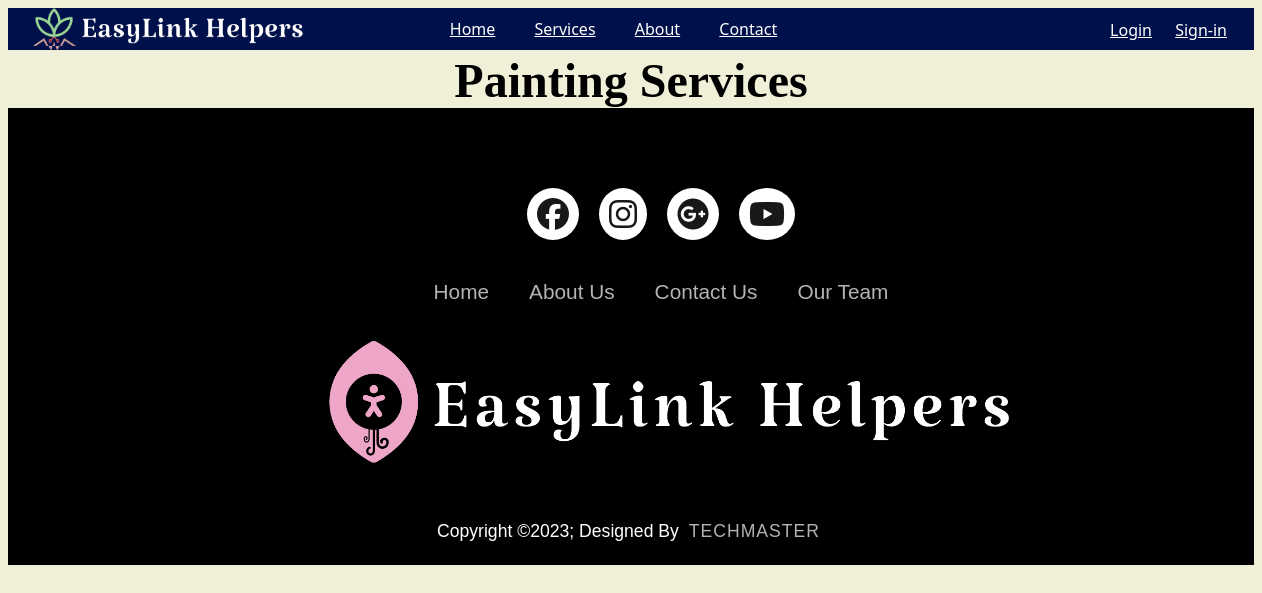
The page /services/Painting Services/ on the database as committed earlier.
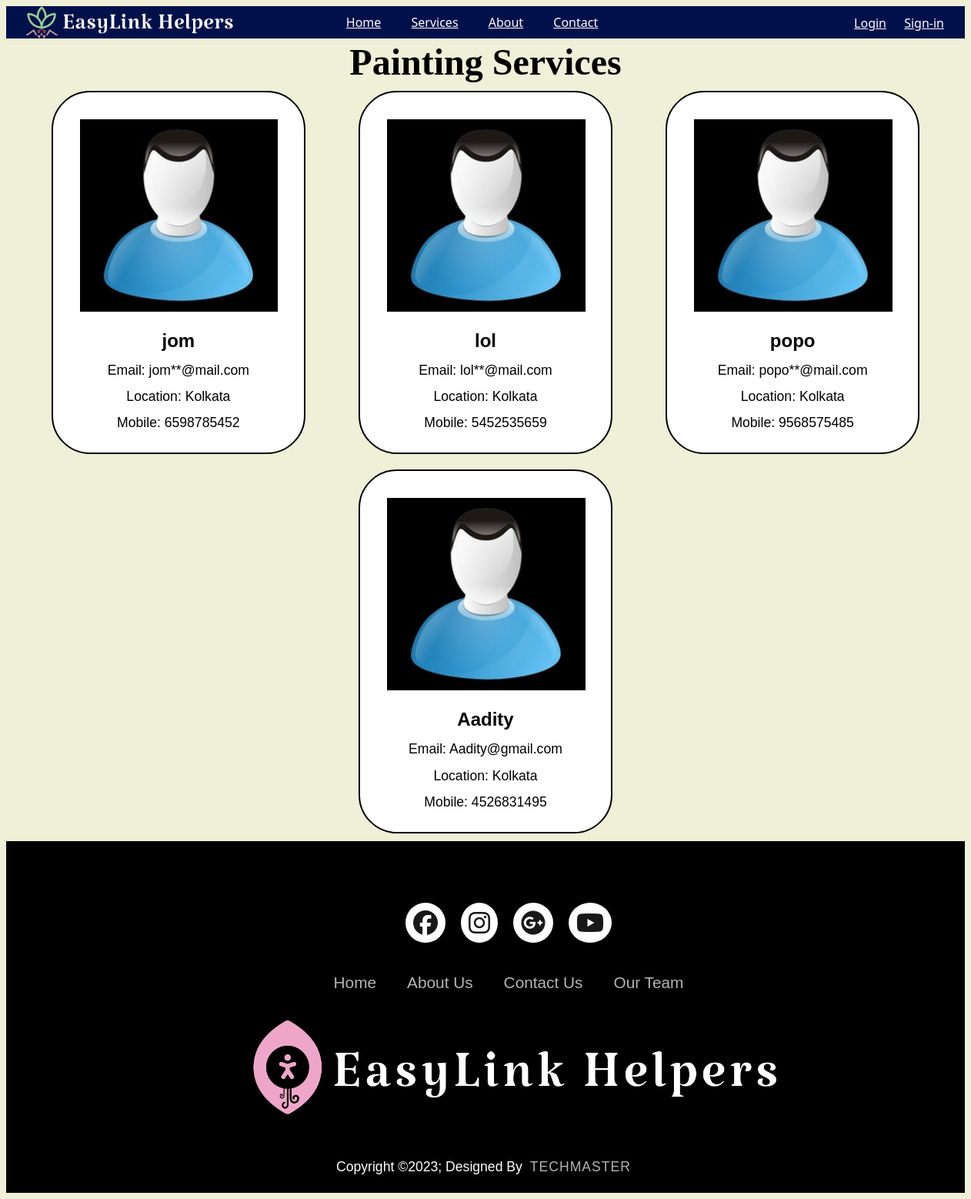
The same page on the database as committed later.
### web/models.py (models this page shows, shortened)
class LabourUser(models.Model):
    username = models.CharField(max_length=50 , null = False,unique=True)
    email = models.EmailField(null=False)
    userId = models.UUIDField(default=uuid.uuid4,editable=False,unique=True)
    password = models.CharField(max_length=10 , null = False)
    profession = models.CharField(max_length=10 , null = False)
    location = models.CharField(max_length=10 , null = False)
    image = models.ImageField(upload_to="img/%y",default="../media/defualtuser.jpg")
    mobile = models.PositiveIntegerField(null=False)
    user = models.ForeignKey(User,on_delete=models.CASCADE,null=True)
    score = models.IntegerField(default=0 ,null=True)
    skills = models.CharField(max_length=50 , null=False,default="No skills")
    USERNAME_FIELD = 'userId'
    REQUIRED_FIELDS = ['email']

### web/views.py (the view)
# urls.py: path('services/<str:serviceType>/',views.LabourList,name = "LabourList" ),
def LabourList(request,serviceType):
    print(serviceType)
    labours = LabourUser.objects.filter(profession = serviceType)
    return render(request,'laborList.html',{'labours':labours , 'serviceType' : serviceType})

### templates/laborList.html (shortened to what this page needs)
{%extends 'base.html'%}
{%block body%}
    <h1>{{serviceType}}</h1>
    <div class="container">
                {%for labour in labours%}
                <div class="labour-box">
                <img src="{{labour.image.url}}" alt="labour-image">
                <h2 class="labour-list-names">{{labour.username}}</h2>
                <p class="labour-list-email">Email: {{labour.email}}</p>
                <p class="labour-list-location">Location: {{labour.location}}</p>
                <p class="labour-list-mobile">Mobile: {{labour.mobile}}</p>
                </div>
                {%endfor%}
    </div>
{%endblock body%}

### templates/base.html (shortened to what this page needs)
{% load static %}
<!DOCTYPE html>
<html lang="en">
<head>
    <link rel="stylesheet" href="https://cdnjs.cloudflare.com/ajax/libs/font-awesome/6.4.2/css/all.min.css" />
</head>
<body>
  <div class="amazon-header">
        <div class="amazon-navbar">
            <img src="{% static "logo2.png" %}" alt="img" class="logo">
            <ul style="position: left;">
                <li><a href="/home" >Home</a></li>
                <li><a href="/services" >Services</a></li>
                <li><a href="/about" >About</a></li>
                <li><a href="/contact" >Contact</a></li>
                {% if user.is_authenticated%}
                <img src="{%static "defualtuser.jpg" %}" alt="Profile" class="profile-image" onclick="toggleProfilePopup()">
                {%else%}
                <li class="Userlogin"><a href="/Login" >Login</a></li>
                <li class="signIn"><a href="/sign_in" >Sign-in</a></li>
                {% endif %}
            </ul>
        </div>
    </div>
    {% block body %}{% endblock body %}
    <footer>
        <div class="FooterContainer">
            <div class="SocialIcons">
                    <a href="https://www.facebook.com"><i class="fa-brands fa-facebook"></i></a>
                    <a href="https://www.instagram.com"><i class="fa-brands fa-instagram"></i></a>
                    <a href="https://www.google.com"><i class="fa-brands fa-google-plus"></i></a>
                    <a href="https://www.youtube.com"><i class="fa-brands fa-youtube"></i></a>
            </div>
            <div class="footernav">
                <ul>
                    <li><a href="/home">Home</a></li>
                    <li><a href="/about">About Us</a></li>
                    <li><a href="/contact">Contact Us</a></li>
                    <li><a href="/about">Our Team</a></li>
                </ul>
            </div>
            <div class="logoContainer">
                <div class="logoback">
                <img src="{% static "logo footer.png" %}" alt="img">
                </div>
            </div>
        </div>
        <div class="footerbottom">
            <p>Copyright &copy;2023; Designed By <span class="designer">TechMaster</span></p>
        </div>
    </footer>
</body>
</html>

Rows that differ between the two databases and show on the page:
added LabourUser: image (picture), username "jom", email "jom**@mail.com", location "Kolkata", mobile "6598785452"
added LabourUser: image (picture), username "lol", email "lol**@mail.com", location "Kolkata", mobile "5452535659"
added LabourUser: image (picture), username "popo", email "popo**@mail.com", location "Kolkata", mobile "9568575485"
added LabourUser: image (picture), username "Aadity", email "Aadity@gmail.com", location "Kolkata", mobile "4526831495"
